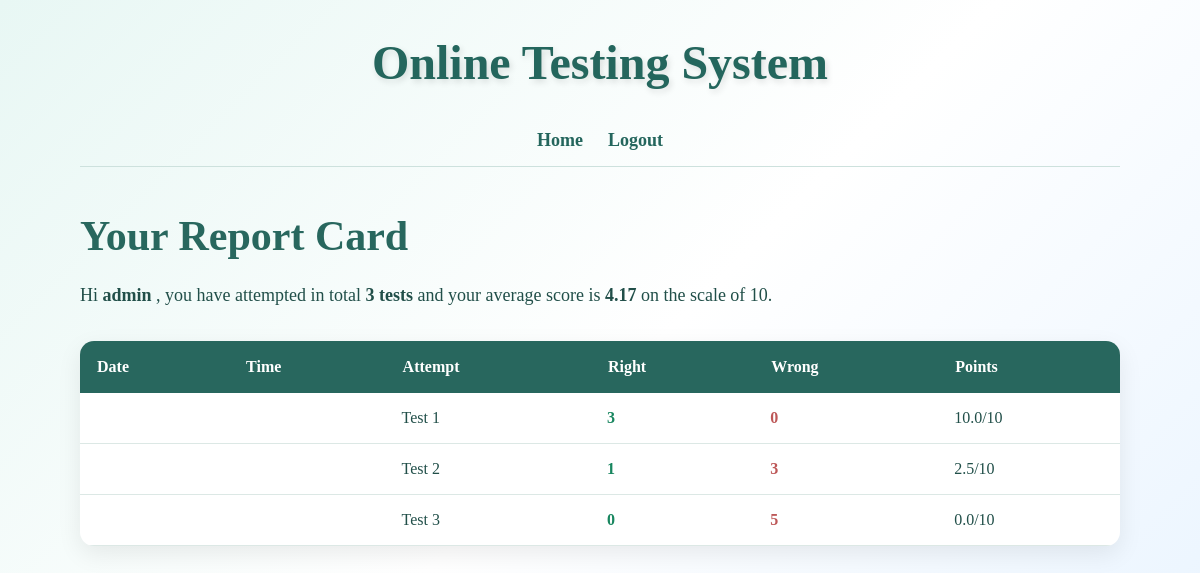
The page /test-history/ (signed in) on the database its author committed.
### myday/models.py (models this page shows, shortened)
class TestResult(models.Model):
    user = models.ForeignKey(
        User,
        on_delete=models.CASCADE
    )
    test_number = models.IntegerField()
    total_questions = models.IntegerField()
    right_answers = models.IntegerField()
    wrong_answers = models.IntegerField()
    points = models.FloatField()
    attempted_at = models.DateTimeField(
        auto_now_add=True
    )

### myday/views.py (the view)
# urls.py: path('test-history/',views.test_history,name='test_history'),
@login_required(login_url='myday:login')
def test_history(request):
    results = TestResult.objects.filter(
        user=request.user
    ).order_by('-attempted_at')
    total_tests = results.count()
    if total_tests > 0:
        total_points = sum(
            result.points
            for result in results
        )
        average_score = round(
            total_points / total_tests,
            2
        )
    else:
        average_score = 0
    return render(
        request,
        'test_history.html',
        {
            'results': results,
            'total_tests': total_tests,
            'average_score': average_score,
        }
    )

### myday/templates/test_history.html (shortened to what this page needs)
{% load static %}
<!DOCTYPE html>
<html>
<head>
    <link rel="stylesheet"
          href="{% static 'mycss.css' %}">
</head>
<body>
<div class="page">
    <h1>
        Online Testing System
    </h1>
    <nav>
        <a href="{% url 'myday:home' %}">
            Home
        </a>
        <a href="{% url 'myday:logout' %}">
            Logout
        </a>
    </nav>
    <div class="history-section">
        <h2>
            Your Report Card
        </h2>
        <p class="report-text">
            Hi
            <strong>
                {{ user.username }}
            </strong>,
            you have attempted in total
            <strong>
                {{ total_tests }} tests
            </strong>
            and your average score is
            <strong>
                {{ average_score }}
            </strong>
            on the scale of 10.
        </p>
        {% if results %}
        <div class="table-wrapper">
            <table>
                <thead>
                    <tr>
                        <th>Date</th>
                        <th>Time</th>
                        <th>Attempt</th>
                        <th>Right</th>
                        <th>Wrong</th>
                        <th>Points</th>
                    </tr>
                </thead>
                <tbody>
                    {% for result in results %}
                    <tr>
                        <td>
                        </td>
                        <td>
                        </td>
                        <td>
                            Test {{ result.test_number }}
                        </td>
                        <td class="right">
                            {{ result.right_answers }}
                        </td>
                        <td class="wrong">
                            {{ result.wrong_answers }}
                        </td>
                        <td>
                            {{ result.points }}/10
                        </td>
                    </tr>
                    {% endfor %}
                </tbody>
            </table>
        </div>
        {% endif %}
    </div>
</div>
</body>
</html>

### myday/static/mycss.css (style rules this page uses)
* { margin: 0; padding: 0; box-sizing: border-box; }
body { font-family: Georgia, "Times New Roman", serif; min-height: 100vh; background: linear-gradient( 135deg, #e8f7f4, #ffffff, #e7f3ff ); color: #214f49; }
.page { width: 90%; max-width: 1200px; margin: auto; padding: 35px 20px; min-height: 100vh; }
h1 { text-align: center; font-size: 48px; color: #24665d; margin-bottom: 25px; text-shadow: 2px 3px 6px rgba(0,0,0,0.12); }
nav { display: flex; justify-content: center; gap: 25px; padding: 15px; margin-bottom: 45px; border-bottom: 1px solid #cde1dd; }
nav a { color: #24665d; font-size: 18px; font-weight: bold; text-decoration: none; transition: 0.3s; }
.history-section { margin-top: 30px; }
.history-section h2 { font-size: 42px; color: #28675e; margin-bottom: 20px; }
.report-text { font-size: 18px; line-height: 1.7; margin-bottom: 30px; }
.table-wrapper { overflow-x: auto; background: white; border-radius: 14px; box-shadow: 0 8px 25px rgba(0,0,0,0.08); }
table { width: 100%; border-collapse: collapse; }
th { background: #28675e; color: white; padding: 17px; text-align: left; }
td { padding: 16px; border-bottom: 1px solid #dce8e5; }
.right { color: #18865f; font-weight: bold; }
.wrong { color: #bd5757; font-weight: bold; }

### rows shown on the page
TestResult: test_number "1", right_answers "3", wrong_answers "0", points "10.0"
TestResult: test_number "2", right_answers "1", wrong_answers "3", points "2.5"
TestResult: test_number "3", right_answers "0", wrong_answers "5", points "0.0"

### other values the page prints
{{ user.username }} "admin"
{{ total_tests }} "3"
{{ average_score }} "4.17"
